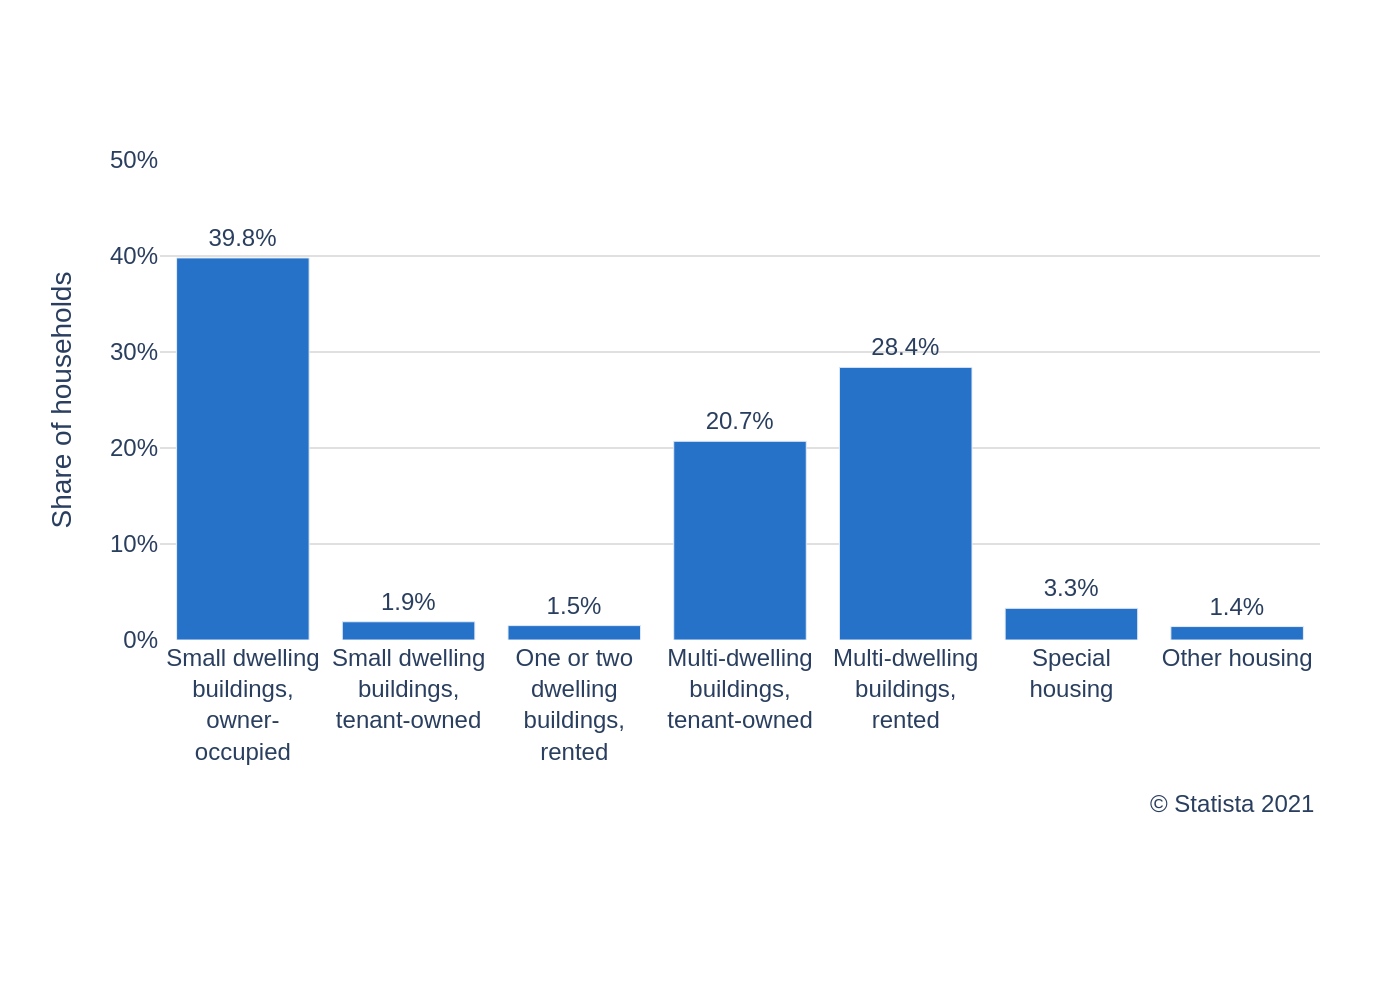

Write Python code to recreate this figure.
import sys
import json
import pathlib
import plotly.graph_objects as go

def main():
    if len(sys.argv) != 2:
        print("Usage: python generate_chart.py <json_file_path>")
        sys.exit(1)

    json_path = pathlib.Path(sys.argv[1])
    if not json_path.is_file():
        print(f"Error: JSON file not found at '{json_path}'")
        sys.exit(1)

    with open(json_path, 'r', encoding='utf-8') as f:
        chart_config = json.load(f)

    chart_data = chart_config.get('chart_data', [])
    texts = chart_config.get('texts', {})
    colors = chart_config.get('colors', [])

    categories = [item['category'] for item in chart_data]
    values = [item['value'] for item in chart_data]

    fig = go.Figure()

    fig.add_trace(go.Bar(
        x=categories,
        y=values,
        text=values,
        texttemplate='%{text:.1f}%',
        textposition='outside',
        marker_color=colors[0] if colors else None,
        cliponaxis=False 
    ))

    title_text = texts.get('title') if texts.get('title') else ''
    subtitle_text = texts.get('subtitle') if texts.get('subtitle') else ''

    full_title = ""
    if title_text:
        full_title += f"<b>{title_text}</b>"
    if subtitle_text:
        if full_title:
            full_title += "<br>"
        full_title += f"{subtitle_text}"

    fig.update_layout(
        title={
            'text': full_title,
            'y': 0.95,
            'x': 0.5,
            'xanchor': 'center',
            'yanchor': 'top'
        },
        yaxis={
            'title': texts.get('y_axis_title', ''),
            'range': [0, 50],
            'ticksuffix': '%',
            'showgrid': True,
            'gridcolor': '#E0E0E0'
        },
        xaxis={
            'title': texts.get('x_axis_title', ''),
            'tickangle': 0
        },
        font={
            'family': "Arial",
            'size': 12
        },
        plot_bgcolor='white',
        showlegend=False,
        margin=dict(l=80, r=40, t=80, b=180),
        annotations=[
            dict(
                text=texts.get('source', ''),
                showarrow=False,
                xref="paper",
                yref="paper",
                x=1,
                y=-0.38,
                xanchor='right',
                yanchor='bottom',
                align='right'
            )
        ]
    )

    output_path = json_path.with_suffix('.png')
    fig.write_image(output_path, scale=2)
    print(f"Chart saved to {output_path}")

if __name__ == "__main__":
    main()
